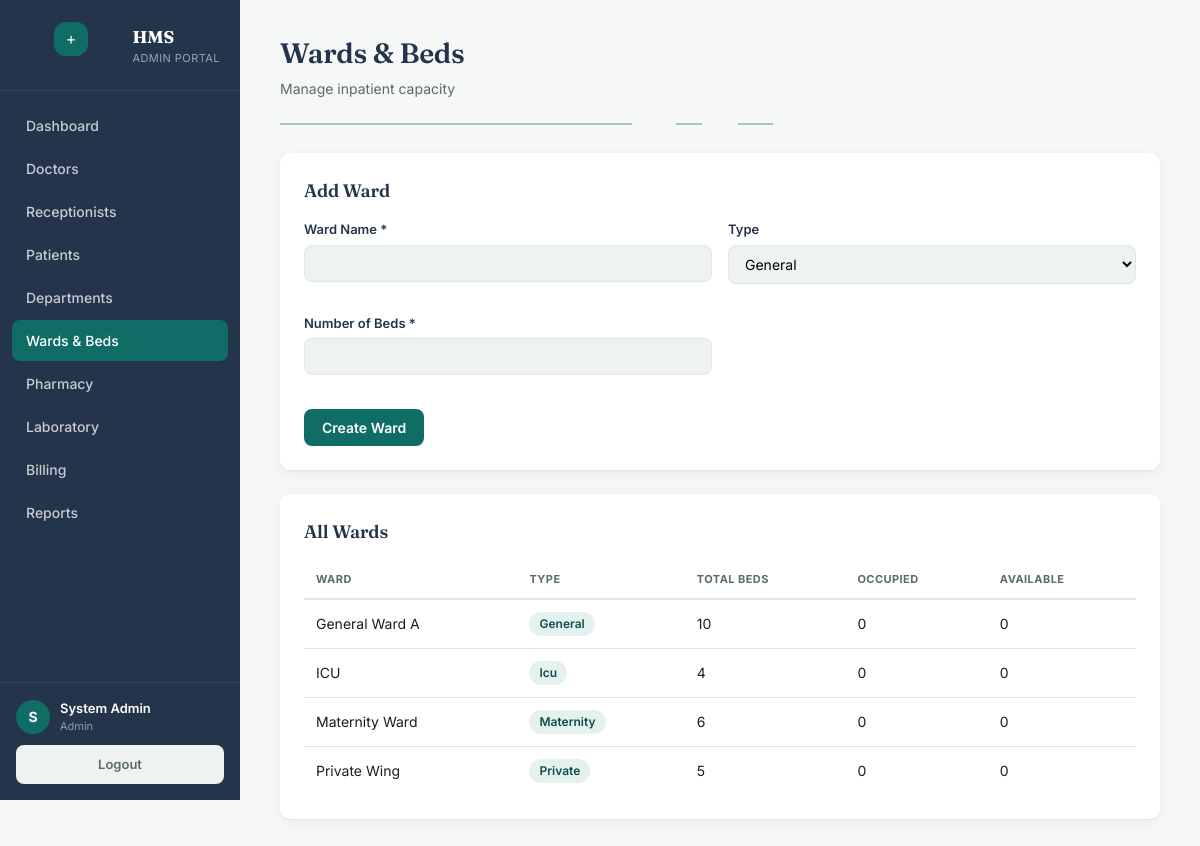
The page /admin/wards.php (signed in) on the database its author committed.
### tables this page shows
CREATE TABLE wards (
    id INT AUTO_INCREMENT PRIMARY KEY,
    name VARCHAR(100) NOT NULL,
    ward_type ENUM('general','private','icu','maternity','pediatric') DEFAULT 'general',
    total_beds INT DEFAULT 0
);

### includes/functions.php (called while the page is built, shortened)
<?php
function clean($str) {
    return htmlspecialchars(trim($str ?? ''), ENT_QUOTES, 'UTF-8');
}
function currentUser() {
    return $_SESSION['user'] ?? null;
}

### admin/wards.php (the view, shortened to what this page needs)
<?php
require_once __DIR__ . '/../config/app.php';
$activePage = 'wards';
$wards = $pdo->query("
    SELECT w.*,
        SUM(CASE WHEN b.status = 'occupied' THEN 1 ELSE 0 END) AS occupied,
        SUM(CASE WHEN b.status = 'available' THEN 1 ELSE 0 END) AS available
    FROM wards w LEFT JOIN beds b ON b.ward_id = w.id
    GROUP BY w.id ORDER BY w.name
")->fetchAll();
?>
<!DOCTYPE html>
<html lang="en">
<head>
<link rel="stylesheet" href="<?= BASE_URL ?>/assets/css/style.css">
</head>
<body>
<div class="app-shell">
    <?php include __DIR__ . '/../includes/sidebar.php'; ?>
    <main class="main">
        <div class="page-header"><div><h1>Wards &amp; Beds</h1><p>Manage inpatient capacity</p></div></div>
        <div class="pulse-divider"></div>
        <div class="card">
            <h2>Add Ward</h2>
            <form method="POST">
                <div class="form-grid">
                    <div class="form-group"><label>Ward Name *</label><input type="text" name="name" required></div>
                    <div class="form-group"><label>Type</label>
                        <select name="ward_type">
                            <option value="general">General</option>
                        </select>
                    </div>
                    <div class="form-group"><label>Number of Beds *</label><input type="number" name="bed_count" min="1" required></div>
                </div>
                <button type="submit" name="add_ward" class="btn btn-primary">Create Ward</button>
            </form>
        </div>
        <div class="card">
            <h2>All Wards</h2>
            <?php if ($wards): ?>
            <table>
                <thead><tr><th>Ward</th><th>Type</th><th>Total Beds</th><th>Occupied</th><th>Available</th></tr></thead>
                <tbody>
                <?php foreach ($wards as $w): ?>
                    <tr>
                        <td><?= clean($w['name']) ?></td>
                        <td><span class="badge badge-teal"><?= clean(ucfirst($w['ward_type'])) ?></span></td>
                        <td><?= $w['total_beds'] ?></td>
                        <td><?= $w['occupied'] ?></td>
                        <td><?= $w['available'] ?></td>
                    </tr>
                <?php endforeach; ?>
                </tbody>
            </table>
            <?php else: ?><div class="empty-state">No wards set up yet.</div><?php endif; ?>
        </div>
    </main>
</div>
</body>
</html>

### includes/sidebar.php
<?php
$role = $_SESSION['role'];
$user = currentUser();
$menus = [
    'admin' => [
        'dashboard' => ['Dashboard', '/admin/dashboard.php'],
        'doctors' => ['Doctors', '/admin/doctors.php'],
        'receptionists' => ['Receptionists', '/admin/receptionists.php'],
        'patients' => ['Patients', '/admin/patients.php'],
        'departments' => ['Departments', '/admin/departments.php'],
        'wards' => ['Wards & Beds', '/admin/wards.php'],
        'pharmacy' => ['Pharmacy', '/admin/pharmacy.php'],
        'lab' => ['Laboratory', '/admin/lab.php'],
        'billing' => ['Billing', '/admin/billing.php'],
        'reports' => ['Reports', '/admin/reports.php'],
    ],
    'doctor' => [
        'dashboard' => ['Dashboard', '/doctor/dashboard.php'],
        'appointments' => ['My Appointments', '/doctor/appointments.php'],
        'patients' => ['My Patients', '/doctor/patients.php'],
        'consultations' => ['Consultations', '/doctor/consultations.php'],
        'lab' => ['Lab Requests', '/doctor/lab_requests.php'],
        'admissions' => ['Admissions', '/doctor/admissions.php'],
    ],
    'receptionist' => [
        'dashboard' => ['Dashboard', '/receptionist/dashboard.php'],
        'patients' => ['Register Patient', '/receptionist/patients.php'],
        'appointments' => ['Appointments', '/receptionist/appointments.php'],
        'admissions' => ['Admissions', '/receptionist/admissions.php'],
        'billing' => ['Billing', '/receptionist/billing.php'],
    ],
    'patient' => [
        'dashboard' => ['Dashboard', '/patient/dashboard.php'],
        'appointments' => ['My Appointments', '/patient/appointments.php'],
        'records' => ['Medical Records', '/patient/records.php'],
        'prescriptions' => ['Prescriptions', '/patient/prescriptions.php'],
        'billing' => ['My Bills', '/patient/billing.php'],
        'profile' => ['Profile', '/patient/profile.php'],
    ],
];
?>
<aside class="sidebar">
    <div class="sidebar-brand">
        <div class="brand-icon">+</div>
        <div>
            <div class="brand-title">HMS</div>
            <div class="brand-sub"><?= ucfirst($role) ?> Portal</div>
        </div>
    </div>
    <nav class="sidebar-nav">
        <?php foreach ($menus[$role] as $key => $item): ?>
            <a href="<?= BASE_URL . $item[1] ?>" class="nav-link <?= ($activePage ?? '') === $key ? 'active' : '' ?>">
                <?= clean($item[0]) ?>
            </a>
        <?php endforeach; ?>
    </nav>
    <div class="sidebar-footer">
        <div class="user-chip">
            <div class="user-avatar"><?= strtoupper(substr($user['full_name'], 0, 1)) ?></div>
            <div>
                <div class="user-name"><?= clean($user['full_name']) ?></div>
                <div class="user-role"><?= ucfirst($role) ?></div>
            </div>
        </div>
        <a href="<?= BASE_URL ?>/auth/logout.php" class="btn btn-logout">Logout</a>
    </div>
</aside>

### rows shown on the page
wards: name "General Ward A", ward_type "General", total_beds "10", occupied "0", available "0"
wards: name "ICU", ward_type "Icu", total_beds "4", occupied "0", available "0"
wards: name "Maternity Ward", ward_type "Maternity", total_beds "6", occupied "0", available "0"
wards: name "Private Wing", ward_type "Private", total_beds "5", occupied "0", available "0"

### other values the page prints
$role "ADMIN"
$item[0] "Dashboard"
$item[0] "Doctors"
$item[0] "Receptionists"
$item[0] "Patients"
$item[0] "Departments"
$item[0] "Wards & Beds"
$item[0] "Pharmacy"
$item[0] "Laboratory"
$item[0] "Billing"
$item[0] "Reports"
substr($user['full_name'], 0, 1) "S"
$user['full_name'] "System Admin"
$role "Admin"
